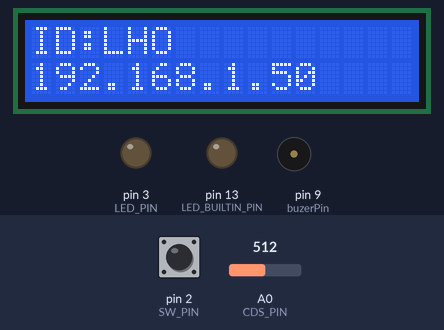
The sketch below on a simulated Arduino Uno, built with avr-gcc and run on an emulated ATmega328P. Shown: 16×2 character LCD, output pins drawn as LEDs (lit = HIGH), buzzer (waves = sounding, pin HIGH). The test bench sets the inputs (shaded band); at power-on: A0 (CDS_PIN) = 512, pin 2 (SW_PIN) HIGH. WiFi joins after 1.5 s; servers stay silent unless stated; what the sketch prints to the serial monitor is not drawn.

Above: at 1.7 s.
At 7.5 s:
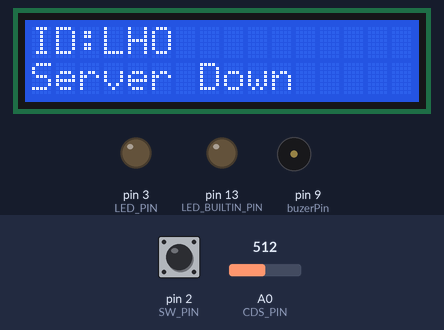
7.6 s: A0 (CDS_PIN) set to 532
At 9.1 s:
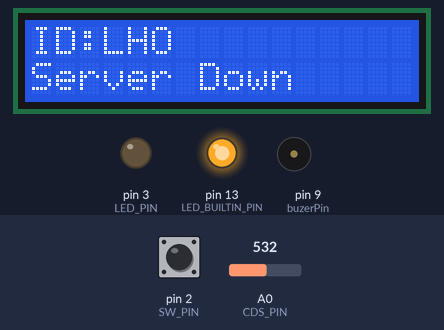
9.4 s: A0 (CDS_PIN) set to 511
At 10.8 s:
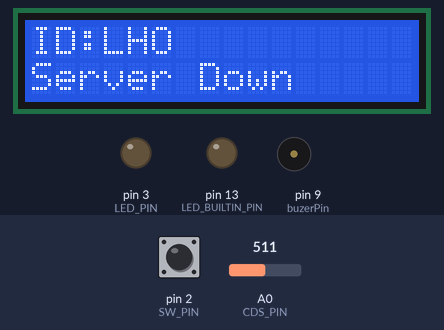
11.4 s: A0 (CDS_PIN) set to 716
At 13.0 s:
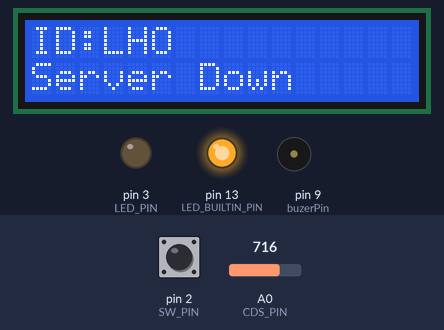
Timing chart, 0 to 14.5 s (numbered marks = the images above; inputs shaded):
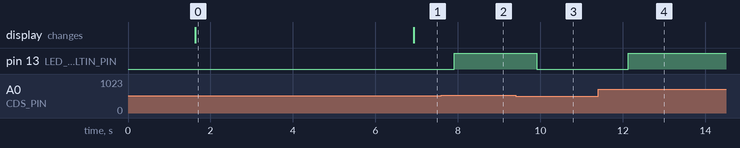

Measured:
- the behaviour switches between 521 and 522 on A0 (CDS_PIN) (found by bisection; images 1 and 2)
- after the input at 7.6 s, pin 13 (LED_BUILTIN_PIN): LOW → HIGH after 0.31 s
- after the input at 9.4 s, pin 13 (LED_BUILTIN_PIN): HIGH → LOW after 0.51 s
- after the input at 11.4 s, pin 13 (LED_BUILTIN_PIN): LOW → HIGH after 0.73 s
- what the display in image 0 shows lasts 5.3 s, from 1.6 s to 6.9 s

The sketch:

wifi_lcd_SMP_LIN_1110.ino
```cpp
/*
 WiFiEsp test: ClientTest
http://www.kccistc.net/
작성일 : 2019.12.17
작성자 : IoT 임베디드 KSH
*/
#define DEBUG
#define DEBUG_WIFI

#include <WiFiEsp.h>
#include <SoftwareSerial.h>
#include <TimerOne.h>
#include <Wire.h>
#include <LiquidCrystal_I2C.h>

#define AP_SSID "iotemb5" // 공유기 정보
#define AP_PASS "iotemb50"
#define SERVER_NAME "192.168.1.55"
#define SERVER_PORT 5000
#define LOGID "LHO"
#define PASSWD "PASSWD"

#define WIFITX 7  //7:TX -->ESP8266 RX
#define WIFIRX 6 //6:RX-->ESP8266 TX
#define LED_BUILTIN_PIN 13
#define CMD_SIZE 60
#define ARR_CNT 5  // 문자열 명령어 수 정의
#define buzerPin 9

// SW, LED, CDS Pin 정의
#define SW_PIN 2
#define LED_PIN 3
#define CDS_PIN A0
#define CDS_Value 50

LiquidCrystal_I2C lcd(0x27, 16, 2);
SoftwareSerial wifiSerial(WIFIRX, WIFITX);
WiFiEspClient client;

char sendBuf[CMD_SIZE];
bool timerIsrFlag = false;
unsigned int secCount;
int sensorTime;

char lcdLine1[17]="Smart IoT By PKJ";
char lcdLine2[17]="WiFi Connecting!";

const byte interruptPin = SW_PIN;
volatile byte state = LOW;
volatile bool ext0Flag;

int CDS, CDS_PERCENT, CDS_STATE, CDS_STATE_LAST;

void setup()
{
    lcd.init();
    lcd.backlight();
    lcdDisplay(0,0,lcdLine1);
    lcdDisplay(0,1,lcdLine2);

    pinMode(LED_BUILTIN_PIN, OUTPUT); //D13
    pinMode(buzerPin, OUTPUT); //D9
    pinMode(SW_PIN, INPUT); //D2
    pinMode(LED_PIN, OUTPUT); //D3

    Serial.begin(9600); //DEBUG
    wifi_Setup();

    Timer1.initialize(1000000);
    Timer1.attachInterrupt(timerIsr); // timerIsr to run every 1 seconds

    attachInterrupt(digitalPinToInterrupt(SW_PIN), blink, RISING);
}

void loop()
{
  if(client.available()) {
    socketEvent();
  }
  if (timerIsrFlag)
  {
    timerIsrFlag = false;

    //CDS값 1초마다 읽고 기준값 기준으로 STATE 변경해줌
    CDS = analogRead(CDS_PIN);
    CDS_PERCENT = map(CDS,0,1023,0,100);

    if(CDS_PERCENT > CDS_Value)
    {
      CDS_STATE = 1;
    }
    else
    {
      CDS_STATE = 0;
    }

    if(!(secCount%5))
    {
      if (!client.connected()) {
        lcdDisplay(0,1,"Server Down");
        server_Connect();
      }
    }
  }

  // CDS STATE가 변경되었을 때만 13번 LED On/off하고, 스마트폰에 CDS값 메세지 전송
  if(CDS_STATE != CDS_STATE_LAST)
  {
      if(CDS_STATE == 1)
      {
        digitalWrite(LED_BUILTIN_PIN, HIGH);
        sprintf(sendBuf,"[LHO_SMP]CDS@%d\r\n",CDS_PERCENT);
        client.write(sendBuf,strlen(sendBuf));
        client.flush();
      }
      else if(CDS_STATE == 0)
      {
        digitalWrite(LED_BUILTIN_PIN, LOW);
        sprintf(sendBuf,"[LHO_SMP]CDS@%d\r\n",CDS_PERCENT);
        client.write(sendBuf,strlen(sendBuf));
        client.flush();
      }
      CDS_STATE_LAST = CDS_STATE;
  }

  // 인터럽트로 토글기능구현 ( 회로에 콘덴서 추가하여 지연회로로 체터링은 제거)
  // 인터럽트 신호 오면 13번 LED On/off하고, 스마트폰에 버튼 메세지 전송
  if(ext0Flag)
  {
    if(digitalRead(LED_BUILTIN_PIN))
    {
      digitalWrite(LED_BUILTIN_PIN, LOW);

      sprintf(sendBuf,"[LHO_SMP]BUTTON@ON\r\n");
      client.write(sendBuf,strlen(sendBuf));
      client.flush();
    }else{
      digitalWrite(LED_BUILTIN_PIN, HIGH);

      sprintf(sendBuf,"[LHO_SMP]BUTTON@OFF\r\n");
      client.write(sendBuf,strlen(sendBuf));
      client.flush();
    }
    ext0Flag = false;
  }
}

void socketEvent()
{
  int i=0;
  char * pToken;
  char * pArray[ARR_CNT]={0};
  char recvBuf[CMD_SIZE]={0};
  int len;

  len =client.readBytesUntil('\n',recvBuf,CMD_SIZE-1);
  recvBuf[len] = '\0'; // 문자열 완성
  client.flush(); // 수신된 버퍼에 남아있는 내용을 지우는 함수

#ifdef DEBUG
  Serial.print("recv : ");
  Serial.print(recvBuf);
#endif

  pToken = strtok(recvBuf,"[@]");
  while(pToken != NULL)
  {
    pArray[i] =  pToken;
    if(++i >= ARR_CNT)
      break;
    pToken = strtok(NULL,"[@]");
  }
  if(!strncmp(pArray[1]," New",4))  // New Connected
  {
    lcdDisplay(0,1,"New connected!");
    return ;
  }
  else if(!strncmp(pArray[1]," Alr",4)) //Already logged
  {
    client.stop();
    server_Connect();
    return ;
  }
  else if(!strncmp(pArray[1],"LEDO",4))
  {
      if(pArray[1][4]=='N') //Already logged
      {
        digitalWrite(LED_BUILTIN_PIN, HIGH);
      }
      else if(pArray[1][4]=='F') //Already logged
      {
        digitalWrite(LED_BUILTIN_PIN, LOW);
      }
      sprintf(sendBuf,"[%s]%s\n",pArray[0],pArray[1]);
  }
  else if(!strncmp(pArray[1],"LAMP",4)) //LAMP@ON/OFF 명령어 처리 (D3 LED On/off)
  {
      if(pArray[2][1]=='N') //Already logged
      {
        digitalWrite(LED_PIN, HIGH);
      }
      else if(pArray[2][1]=='F') //Already logged
      {
        digitalWrite(LED_PIN, LOW);
      }
      sprintf(sendBuf,"[%s]D3 연결된 %s %s\n", pArray[0],pArray[1],pArray[2]);
  }
#if 0 // BUZZER
  else if(!strncmp(pArray[1],"BURO",4)) //Already logged
  {
    if(pArray[1][4] == 'N')
    {
      digitalWrite(buzerPin, HIGH);
    }
    else if(pArray[1][4] == 'F')
    {
      digitalWrite(buzerPin, LOW);
    }
    sprintf(sendBuf,"[%s]%s\n",pArray[0],pArray[1]);
  }
#endif

  client.write(sendBuf,strlen(sendBuf));
  client.flush();

#ifdef DEBUG
  Serial.print(", send : ");
  Serial.println(sendBuf);
#endif
}

void timerIsr()
{
//  digitalWrite(LED_BUILTIN_PIN,!digitalRead(LED_BUILTIN_PIN));
  timerIsrFlag = true;
  secCount++;
}

void wifi_Setup()
{
  wifiSerial.begin(19200);
  wifi_Init(); // wifi module 초기화
  server_Connect();
}

void wifi_Init()
{
  // 하드웨어 상태 check
  do {
    WiFi.init(&wifiSerial);
    if (WiFi.status() == WL_NO_SHIELD) {
#ifdef DEBUG_WIFI
      Serial.println("WiFi shield not present");
#endif
    }
    else
      break;
  }while(1);

#ifdef DEBUG_WIFI
  Serial.print("Attempting to connect to WPA SSID: ");
  Serial.println(AP_SSID);
#endif
  // 접속이 안되면 무한 loop()
  while(WiFi.begin(AP_SSID, AP_PASS) != WL_CONNECTED) {

#ifdef DEBUG_WIFI
    Serial.print("Attempting to connect to WPA SSID: ");
    Serial.println(AP_SSID);
#endif
  }
  sprintf(lcdLine1,"ID:%s",LOGID);
  lcdDisplay(0,0,lcdLine1);
  //버퍼오버플로우 주의!, 버퍼오버플로우 리셋됨, 디버그 어려움.
  sprintf(lcdLine2,"%d.%d.%d.%d", WiFi.localIP()[0], WiFi.localIP()[1], WiFi.localIP()[2], WiFi.localIP()[3]);
  lcdDisplay(0,1,lcdLine2);

#ifdef DEBUG_WIFI
  Serial.println("You're connected to the network");
  printWifiStatus();
#endif
}

int server_Connect()
{
#ifdef DEBUG_WIFI
  Serial.println("Starting connection to server...");
#endif

  if (client.connect(SERVER_NAME, SERVER_PORT)) {
#ifdef DEBUG_WIFI
    Serial.println("Connected to server");
#endif
    // define된 문자열을 사용하기위해 " "로 작은단위 문자열 구분
    client.print("["LOGID":"PASSWD"]");
  }
  else
  {
#ifdef DEBUG_WIFI
     Serial.println("server connection failure");
#endif
  }
}

void printWifiStatus()
{
  // print the SSID of the network you're attached to
  Serial.print("SSID: ");
  Serial.println(WiFi.SSID());

  // print your WiFi shield's IP address
  IPAddress ip = WiFi.localIP();
  Serial.print("IP Address: ");
  Serial.println(ip);

  // print the received signal strength
  // 수신감도 출력
  long rssi = WiFi.RSSI();
  Serial.print("Signal strength (RSSI):");
  Serial.print(rssi);
  Serial.println(" dBm");
}

void lcdDisplay(int x, int y, char * str)
{
  int len = 16 - strlen(str);
  lcd.setCursor(x,y);
  lcd.print(str);
  for(int i=len;i>0;i--)
    lcd.write(' ');
}

void blink()
{
  ext0Flag = true;
}
```
